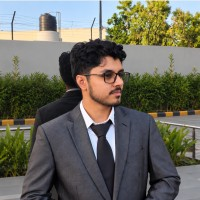
#> input picture assets/fawaz.png, 200 x 200 px
$ python generate_particle_banner.py   (older library calls are emulated)
#> lines starting #> are read from the running program, lines starting #| are printed output that depends on the picture; after the words box and inside, x2 and y2 are one past the last pixel; in counts of white or black regions, pixels touching at a corner belong together
#!/usr/bin/env python3
"""Deterministic photo-derived particle banner; no raster or script in the SVG.

Depth-sliced SMIL yaw follows the approach demonstrated by EricJujianZou's
profile tools/face.py. Geometry here is sampled from Fawaz's own portrait.
Run: python tools/generate_particle_banner.py
The 200px original limits facial resolution; replace it with the original photo
and update the normalized silhouette if its framing changes.
"""
from pathlib import Path
import math
import numpy as np
import cv2
from PIL import Image, ImageDraw, ImageFilter

ROOT = Path(__file__).resolve().parents[1]
SOURCE = ROOT / 'assets/fawaz.png'
OUTPUT = ROOT / 'assets/banner-dark.svg'
INK = '#e8e4da'
LAYERS = 24
# Manually traced foreground, in the original photo's 200x200 coordinates.
# Excludes the second person behind the left shoulder, wall, plants and sky.
OUTLINE = [(72,50),(76,45),(83,42),(91,41),(96,39),(103,40),(108,40),
 (113,43),(118,43),(123,47),(126,51),(126,56),(123,61),(124,68),
 (130,72),(129,78),(125,82),(123,87),(121,94),(118,100),
 (115,104),(125,108),(139,112),(149,115),(155,124),(162,142),
 (172,161),(179,176),(180,184),(176,197),(24,199),(27,179),
 (31,160),(34,144),(38,128),(48,124),(64,116),(80,108),
 (82,103),(81,92),(78,88),(75,84),(74,77),(73,72),(71,65),(71,57)]


def cutout():
    im = Image.open(SOURCE).convert('RGB')
    w,h = im.size
    # Trace at 4x resolution for a feathered, deterministic contour.
    mask = Image.new('L',(w*4,h*4))
    ImageDraw.Draw(mask).polygon([(x*w/50,y*h/50) for x,y in OUTLINE],fill=255)
    mask = mask.resize(im.size, Image.Resampling.LANCZOS).filter(ImageFilter.GaussianBlur(.35))
    rgba = im.convert('RGBA'); rgba.putalpha(mask)
    # Tight upper-body crop: hair and chin occupy a much larger canvas fraction.
    box = tuple(round(v*s) for v,s in zip((24/200,37/200,181/200,166/200),(w,h,w,h)))
    return rgba.crop(box)


def sample(image):
    # Interpolation does not invent facial detail. A fine sampling grid avoids
    # the old one-large-dot-per-source-pixel clumping and preserves dark glasses.
    im = np.asarray(image.resize((730,600),Image.Resampling.LANCZOS))
    alpha = im[:,:,3]/255.
    gray = cv2.cvtColor(im[:,:,:3],cv2.COLOR_RGB2GRAY).astype(float)/255
    valid = alpha>.8
    lo,hi = np.quantile(gray[valid],[.02,.99])
    lum = np.clip((gray-lo)/(hi-lo),0,1)
    blur = cv2.GaussianBlur(lum,(0,0),2.0)
    detail = np.clip(lum-blur,-.2,.2)
    tone = np.clip(lum+1.3*detail,0,1)
    edge = np.clip(np.hypot(cv2.Sobel(lum,cv2.CV_64F,1,0),cv2.Sobel(lum,cv2.CV_64F,0,1)),0,1)
    random = np.random.default_rng(477)
    points=[]
    # Jittered stratified sampling prevents overlaps and keeps negative space.
    for y in np.arange(0,600,2.0):
        for x in np.arange(0,730,2.0):
            px=min(729,int(x+random.uniform(0,2))); py=min(599,int(y+random.uniform(0,2)))
            a=alpha[py,px]; t=tone[py,px]; e=edge[py,px]
            fade=np.clip((600-py)/95,0,1)
            density=(.02+.93*math.sqrt(t)+.19*e)*a*fade
            if random.random()>density: continue
            # The image maps to a 560x460 upper-body portrait.
            xx=(px/730-.5)*560; yy=py/600*460
            # Synthetic depth relief, not a reconstructed head mesh.
            # Wider separation makes parallax visible at README display sizes.
            dome=math.sqrt(max(0,1-(xx/300)**2-((yy-205)/280)**2))
            z=105*dome+24*t
            radius=.38+.57*math.sqrt(t)
            opacity=.5+.48*math.sqrt(t)
            points.append((xx,yy,z,t,radius,opacity))
    return points

FONT = {
    "F":["11111","10000","11110","10000","10000","10000","10000"],
    "A":["01110","10001","10001","11111","10001","10001","10001"],
    "W":["10001","10001","10001","10101","10101","10101","01010"],
    "Z":["11111","00001","00010","00100","01000","10000","11111"],
    "H":["10001","10001","10001","11111","10001","10001","10001"],
    "M":["10001","11011","10101","10101","10001","10001","10001"],
    "E":["11111","10000","10000","11110","10000","10000","11111"],
    "D":["11110","10001","10001","10001","10001","10001","11110"],
    " ":["00000"]*7,
}


def pixel_title(text, x, y, cell):
    paths = []
    cursor = x
    for character in text:
        for row_index,row in enumerate(FONT.get(character,FONT[" "])):
            for col_index,bit in enumerate(row):
                if bit == "1":
                    xx, yy = cursor+col_index*cell, y+row_index*cell
                    size = cell*0.88
                    paths.append(f"M{xx:.1f} {yy:.1f}h{size:.1f}v{size:.1f}h-{size:.1f}z")
        cursor += 5*cell + cell*0.58
    return f'<path d="{"".join(paths)}" fill="{INK}"/>'


def build_svg(points):
    out=['<svg xmlns="http://www.w3.org/2000/svg" width="1200" height="520" viewBox="0 0 1200 520" role="img" aria-labelledby="title desc">',
    '<title id="title">Fawaz Ahamed — animated particle portrait</title>',
    '<desc id="desc">Photo-derived monochrome portrait with glasses, hair, beard and suit, in twenty-four turning depth layers, above pixel lettering.</desc>',
    '<rect width="1200" height="520" fill="#000"/>']
    r=np.random.default_rng(38)
    out.append('<g fill="#e8e4da">')
    for _ in range(95):
        x,y=r.uniform(60,1140),r.uniform(25,465)
        if 350<x<870 and y<435: continue
        out.append(f'<circle cx="{x:.1f}" cy="{y:.1f}" r="{r.uniform(.3,.9):.2f}" opacity="{r.uniform(.15,.55):.2f}"/>')
    out.append('</g>')
    # Sparse orbital paths behind the portrait; no visual UI decorations.
    for angle,rx,ry,dur in [(-13,435,92,32),(12,370,113,39)]:
        out.append(f'<g transform="translate(600 235) rotate({angle})"><ellipse rx="{rx}" ry="{ry}" fill="none" stroke="#e8e4da" stroke-width=".55" opacity=".2"/>')
        for j in range(65):
            a=2*math.pi*j/65
            out.append(f'<circle cx="{rx*math.cos(a):.1f}" cy="{ry*math.sin(a):.1f}" r=".65" fill="{INK}" opacity=".4"/>')
        out.append(f'<g><animateTransform attributeName="transform" type="rotate" from="0" to="360" dur="{dur}s" repeatCount="indefinite"/><circle cx="{rx}" cy="0" r="2.1" fill="{INK}"/></g></g>')
    out.append('<g transform="translate(600 10)">')
    zmin,zmax=min(p[2] for p in points),max(p[2] for p in points)
    for k in range(LAYERS):
        layer=[p for p in points if min(LAYERS-1,int((p[2]-zmin)/(zmax-zmin)*LAYERS))==k]
        depth=zmin+(k+.5)*(zmax-zmin)/LAYERS
        ts=[i/48 for i in range(49)]
        yaw=[math.radians(18)*0.05*math.sin(2*math.pi*t) for t in ts]
        kt=';'.join(f'{t:.5f}' for t in ts)
        tv=';'.join(f'{depth*math.sin(a):.2f} 0' for a in yaw)
        sv=';'.join(f'{math.cos(a):.5f} 1' for a in yaw)
        out.append(f'<g><animateTransform attributeName="transform" type="translate" values="{tv}" keyTimes="{kt}" dur="10s" repeatCount="indefinite"/><g><animateTransform attributeName="transform" type="scale" values="{sv}" keyTimes="{kt}" dur="10s" repeatCount="indefinite"/>')
        # Each layer owns its geometry, so links move with their endpoints.
        from scipy.spatial import cKDTree
        jacket=[p for p in layer if p[1]>275 or p[1]<95]
        if len(jacket)>1:
            pairs=sorted(cKDTree([(p[0],p[1]) for p in jacket]).query_pairs(4.5))
            seg=''.join(f'M{jacket[i][0]:.1f} {jacket[i][1]:.1f}L{jacket[j][0]:.1f} {jacket[j][1]:.1f}' for i,j in pairs[::2])
            out.append(f'<path d="{seg}" fill="none" stroke="{INK}" stroke-opacity=".18" stroke-width=".45"/>')
        # Batch equal-tone dots as round-capped paths: far fewer DOM elements.
        for band in range(12):
            dots=[p for p in layer if min(11,int(p[3]*12))==band]
            if not dots: continue
            t=(band+.5)/12
            radius=.38+.57*math.sqrt(t)
            opacity=.5+.48*math.sqrt(t)
            d=''.join(f'M{x:.2f} {y:.2f}h.01' for x,y,*_ in dots)
            out.append(f'<path d="{d}" fill="none" stroke="{INK}" stroke-width="{2*radius:.2f}" stroke-linecap="round" opacity="{opacity:.2f}"/>')
        out.append('</g></g>')
    out.append('</g>')
    # Mask the fading torso under the title with solid black.
    out.append('<rect y="438" width="1200" height="82" fill="#000"/>')
    cell=12.0
    tw=len('FAWAZ AHAMED')*(5.58*cell)-.58*cell
    out.append(pixel_title('FAWAZ AHAMED',(1200-tw)/2,426,cell))
    out.append('</svg>')
    return ''.join(out)


def main():
    image=cutout()
#> in cutout, im is the input picture: PIL image 200x200 RGB; mean R, G, B 105.8, 105.1, 94.1
#> in cutout, `mask = Image.new('L',(w*4,h*4))`: mask: PIL image 800x800 L; every value is 0
#> in cutout, `ImageDraw.Draw(mask).polygon([(x*w/50,y*h/50) for x,y in OUTLINE],fill..`:
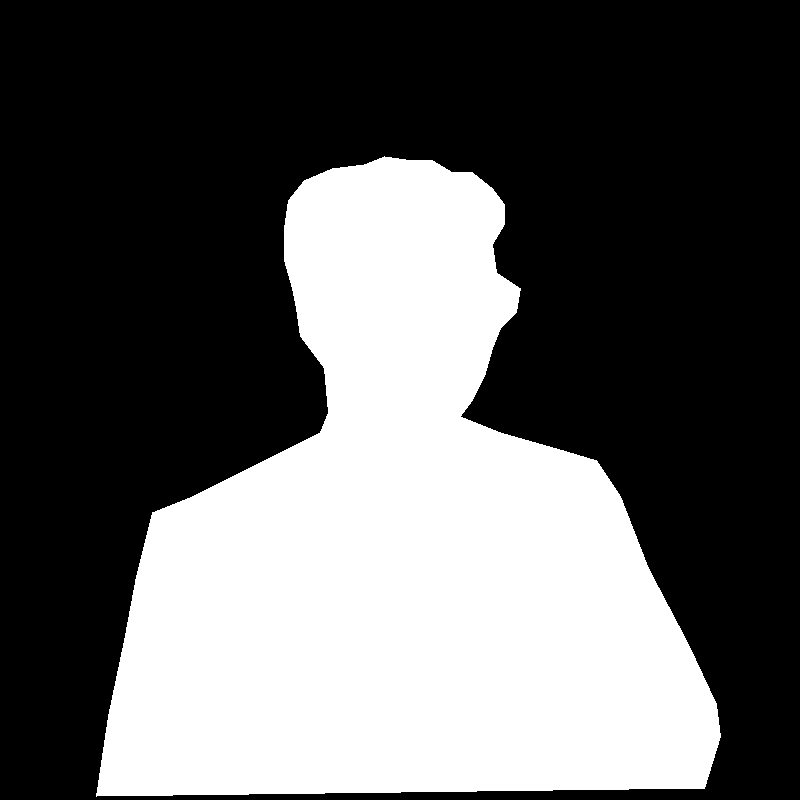
#> mask: PIL image 800x800 L; 37% white; 1 white region, box (x1, y1, x2, y2) and area: (96, 156, 721, 797) 236961
#> in cutout, `rgba.putalpha(mask)`:
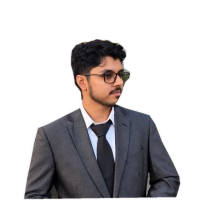
#> rgba: PIL image 200x200 RGBA; mean R, G, B, A 105.8, 105.1, 94.1, 94.4; transparent parts drawn white
    image.save(ROOT/'assets/fawaz-cutout.png')
    points=sample(image)
#> in sample, `im = np.asarray(image.resize((730,600),Image.Resampling.LANCZOS))`:
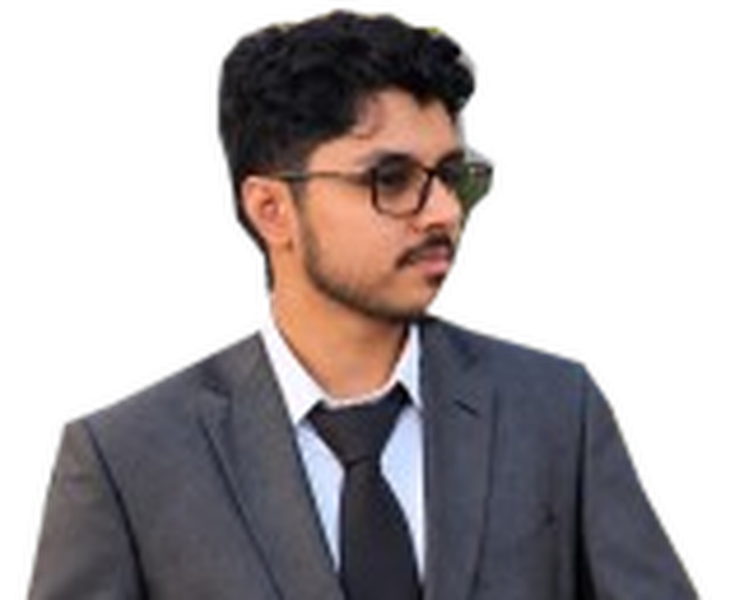
#> im: shape (600, 730, 4); mean R, G, B, A 50.9, 44.8, 45.5, 125.2; transparent parts drawn white
#> in sample, `valid = alpha>.8`:
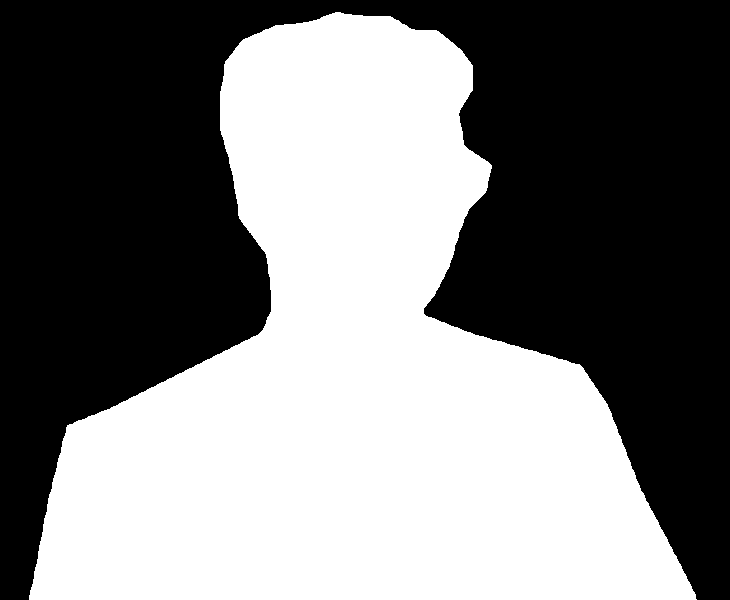
#> valid: shape (600, 730) bool; 48.4% white; 1 white region, box (x1, y1, x2, y2) and area: (29, 12, 697, 600) 211827
#> in sample, `lo,hi = np.quantile(gray[valid],[.02,.99])`: lo = 0.0588; hi = 0.949
#> in sample, `detail = np.clip(lum-blur,-.2,.2)`:
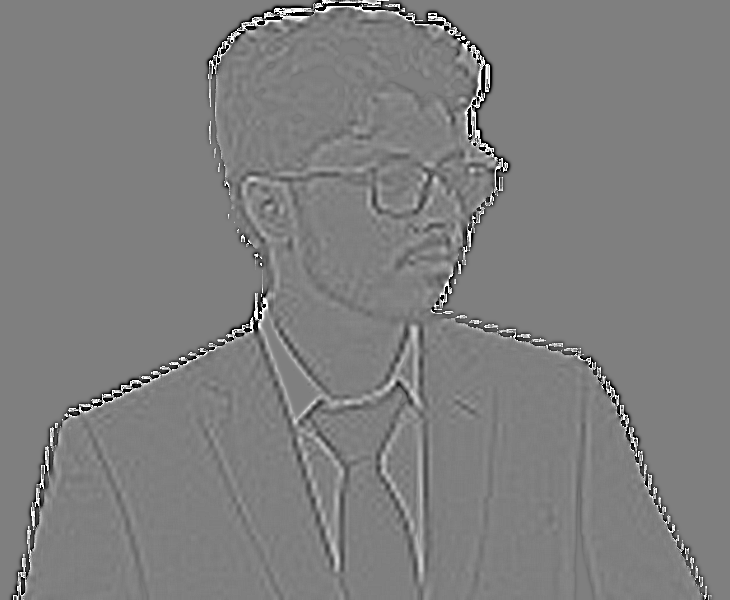
#> detail: shape (600, 730) float64; min -0.2, max 0.2, mean -0.000678; drawn with min black and max white
#> in sample, `tone = np.clip(lum+1.3*detail,0,1)`:
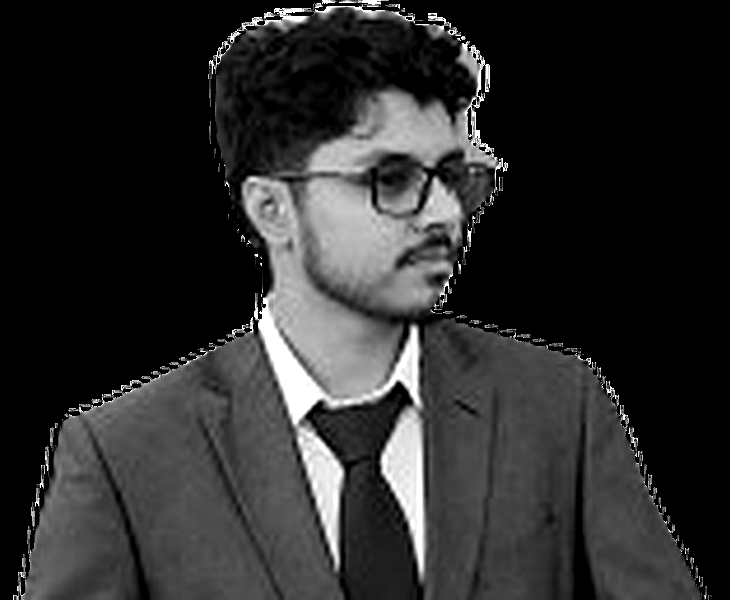
#> tone: shape (600, 730) float64; min 0, max 1, mean 0.173
#> in sample, `edge = np.clip(np.hypot(cv2.Sobel(lum,cv2.CV_64F,1,0),cv2.Sobel(lum,cv..`:
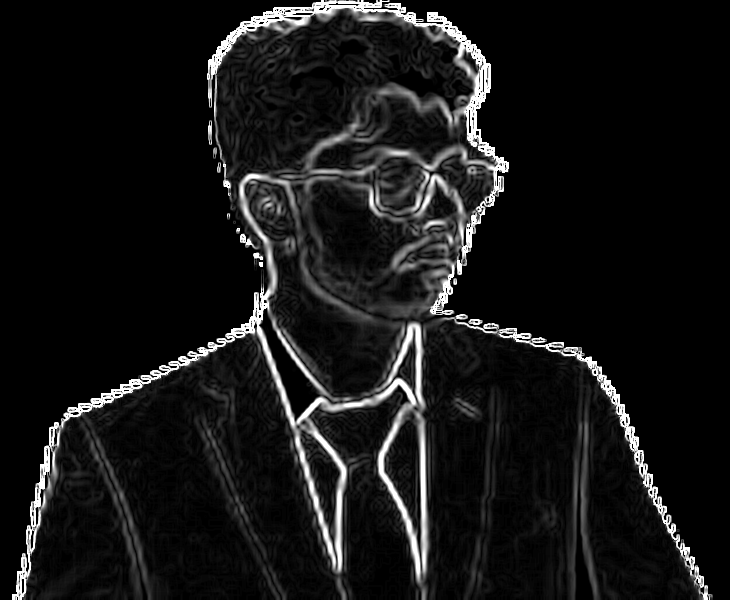
#> edge: shape (600, 730) float64; min 0, max 1, mean 0.0873
#> after the loop in sample, `for y in np.arange(0,600,2.0):`: points = 25036 items
#> points = 25036 items
    OUTPUT.write_text(build_svg(points))
#> in build_svg, `zmin,zmax=min(p[2] for p in points),max(p[2] for p in points)`: zmin = 0; zmax = 126.7
#> the loop in build_svg, `for k in range(LAYERS):` made 24 passes
#> depth on passes 1 to 12: 2.64, 7.92, 13.19, 18.47, 23.75, 29.03, 34.31, 39.58, 44.86, 50.14, 55.42, 60.7
#> after the loop in build_svg, `for k in range(LAYERS):`: out = 453 items
    print(f'{len(points):,} particles, {LAYERS} depth layers, {OUTPUT.stat().st_size:,} bytes')
#| 25,036 particles, 24 depth layers, 1,501,195 bytes

if __name__=='__main__': main()
